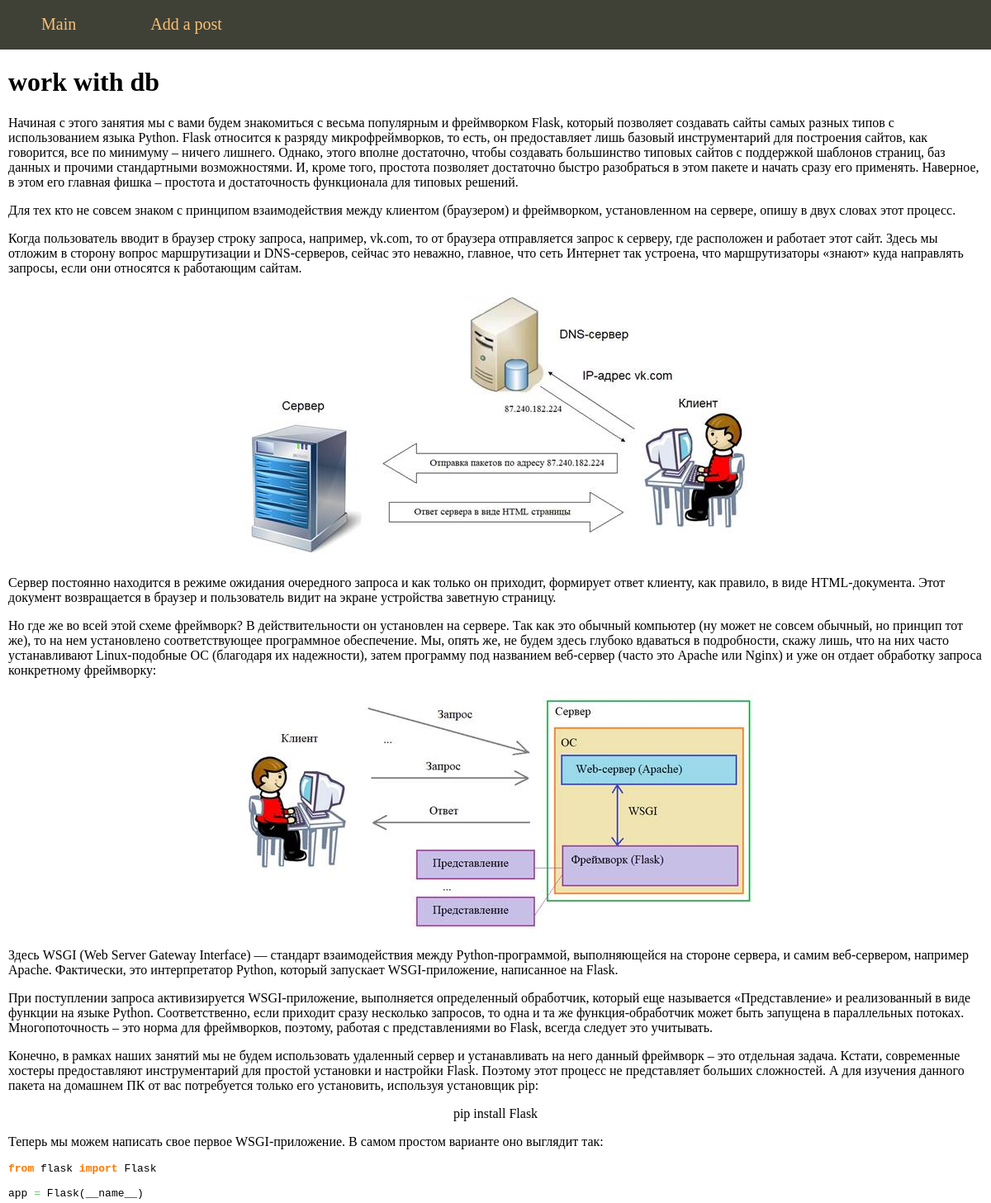
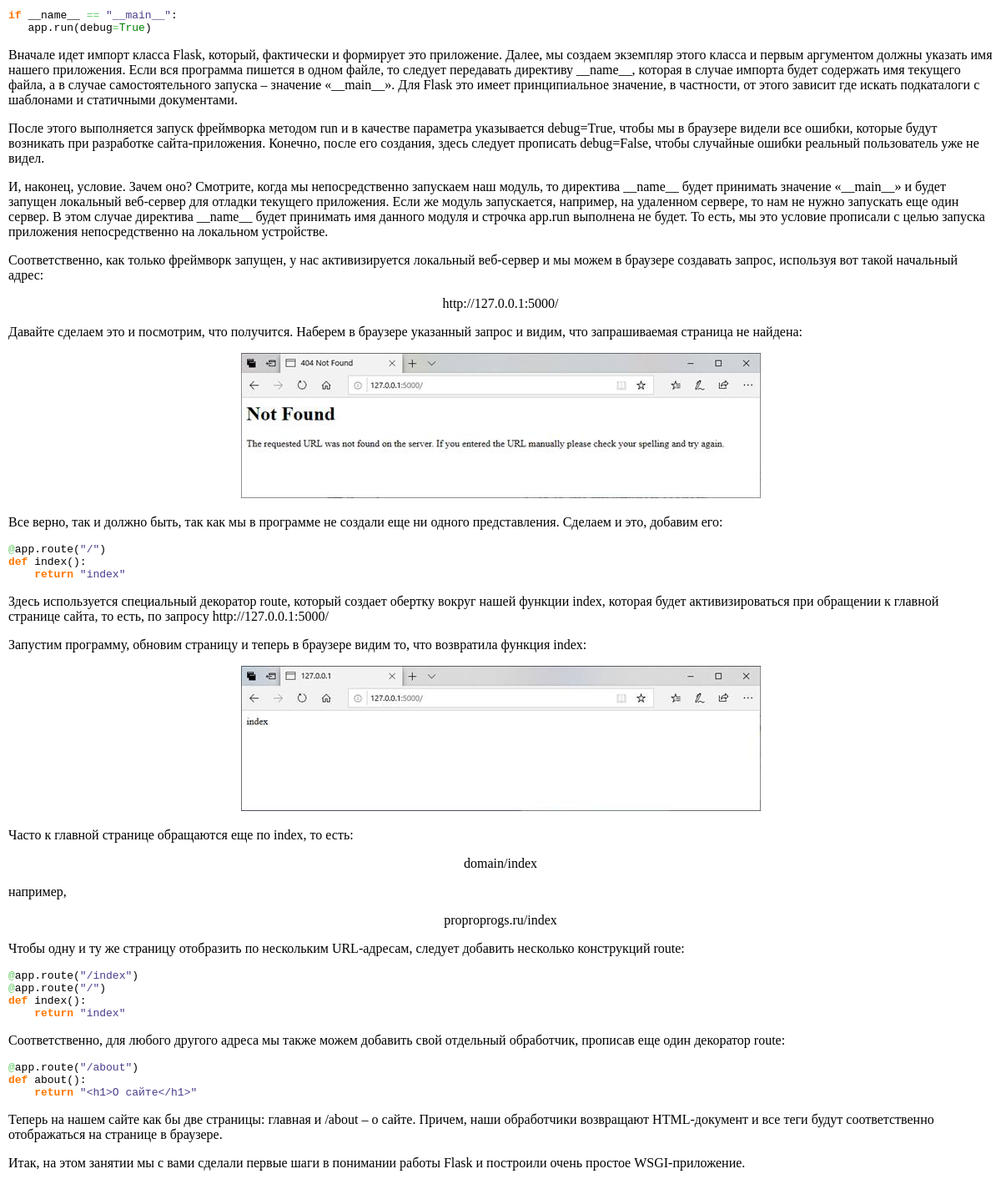
The page /post/framework-flask-intro2 on the database its author committed (2 pictures, top to bottom).
### tables this page shows
CREATE TABLE mainmenu (
id INTEGER PRIMARY KEY AUTOINCREMENT,    
title TEXT NOT NULL, 
url TEXT NOT NULL
);

CREATE TABLE posts (
id INTEGER PRIMARY KEY AUTOINCREMENT,    
title TEXT NOT NULL, 
text TEXT NOT NULL,
url TEXT NOT NULL,
time INTEGER NOT NULL
);

### main.py (the view)
@app.route("/post/<alias>")
def showPost(alias):
    db = get_db()
    dbase = FDataBase(db)
    title, post = dbase.getPost(alias)
    if not title:
        abort(404)
    print(alias)
    return render_template('post.html', menu=dbase.getMenu(), title=title, post=post)

### FDataBase.py (called while the page is built)
    def getMenu(self):
        sql = """SELECT * FROM mainmenu"""
        try:
            self.__cur.execute(sql)
            res = self.__cur.fetchall()
            if res:
                return res
        except:
            print('Read db error')
        return []

    def getPost(self, alias):
        try:
            self.__cur.execute(f"SELECT title, text FROM posts WHERE url LIKE '{alias}' LIMIT 1")
            res = self.__cur.fetchone()
            if res:
                return res
        except sqlite3.Error as e:
            print("Taking post from bd error"+str(e))
        return (False, False)

### main.py (called while the page is built)
def connect_db():
    conn = sqlite3.connect(app.config['DATABASE'])
    conn.row_factory = sqlite3.Row
    return conn

def get_db():
    if not hasattr(g, 'link_db'):
        g.link_db = connect_db()
    return g.link_db

### templates/post.html
{% extends 'base.html' %}
{% block content %}
{{ super() }}
{{post | safe}}
{% endblock %}

### templates/base.html (shortened to what this page needs)
<!DOCTYPE html>
<html>
<head>
<link type="text/css" href="{{ url_for('static', filename='css/styles.css')}}" rel="stylesheet"/>
</head>
<body>
{% block content -%}
	{%- block mainmenu %}
<ul class="mainmenu">
	{% for p in menu -%}
<li><a href="{{p.url}}">{{p.title}}</a></li>
	{% endfor -%}
</ul>
	{% endblock mainmenu -%}
<div class="content">
	{% if title -%}
<h1>{{title}}</h1>
	{% else -%}
<h1>about flask</h1>
	{% endif -%}
{% endblock -%}
</div>
</body>
</html>

### static/css/styles.css (style rules this page uses)
html, body { font-family: 'Ariel'; margin: 0; padding 0; height 100%; width 100%; }
a { color: #0059b2; text-derocation: none; }
ul.mainmenu { list-style: none; background: #3F4137; height: 60px; margin: 0; padding: 0; color: #fdc073; font-size: 20px; overflow: hidden; }
ul.mainmenu li { float: left; margin: 18px 40px 0 50px; }
ul.mainmenu li a { color: #fdc073; text-decoration: none; }
div.content { margin: 10px; }

### rows shown on the page
mainmenu: title "Main"
mainmenu: title "Add a post"
posts: title "work with db", text "Начиная с этого занятия мы с вами будем знакомиться с весьма популярным и фреймворком Flask, который позволяет создавать сайты самых разных типов с использованием языка Python. Flask относится к разряду микрофреймворков, то есть, он предоставляет лишь базовый инструментарий для построения сайтов, как говорится, все по минимуму – ничего лишнего. Однако, этого вполне достаточно, чтобы создавать большинство типовых сайтов с поддержкой шаблонов страниц, баз данных и прочими стандартными возможностями. И, кроме того, простота позволяет достаточно быстро разобраться в этом пакете и начать сразу его применять. Наверное, в этом его главная фишка – простота и достаточность функционала для типовых…", text (picture)
